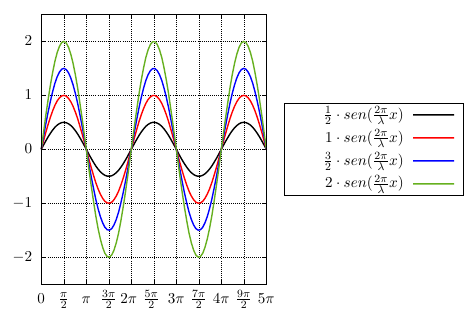

This chart was generated by the following gnuplot code:
set terminal epslatex standalone size 12cm,8cm
set output "stationary-wave-example.tex"
set yrange[-2.5:2.5]
set xrange[0:5*pi]

set xtics('0' 0, \
'$\frac{\pi}{2}$' 0.5*pi,\
'$\pi$' pi,\
'$\frac{3 \pi}{2}' 1.5*pi,\
'$2\pi$ ' 2*pi,\
'$\frac{5\pi}{2}$ ' 2.5*pi,\
'$3\pi$' 3*pi,\
'$\frac{7\pi}{2}$' 3.5*pi,\
'$4\pi$' 4*pi,\
'$\frac{9\pi}{2}$' 4.5*pi,\
'$5\pi$' 5*pi)


set grid

set style line 1 lt 2 lw 4 lc "black"
set style line 2 lt 2 lw 4 lc "red"
set style line 3 lt 2 lw 4 lc "blue"
set style line 4 lt 2 lw 4 lc "#67B01F"

set key right center out
set key box lt -1 lw 2
set key spacing 1.5
set key box width -3

f(x) = sin(x)

plot f(x)*0.5 ls 1 t "$\\frac{1}{2}\\cdot sen(\\frac{2\\pi}{\\lambda}x)$", f(x) ls 2 t "$1 \\cdot sen(\\frac{2\\pi}{\\lambda}x)$", 1.5*f(x) t "$\\frac{3}{2} \\cdot sen(\\frac{2\\pi}{\\lambda}x)$" ls 3 , 2*f(x) t "$2\\cdot sen(\\frac{2\\pi}{\\lambda}x)$" ls 4
